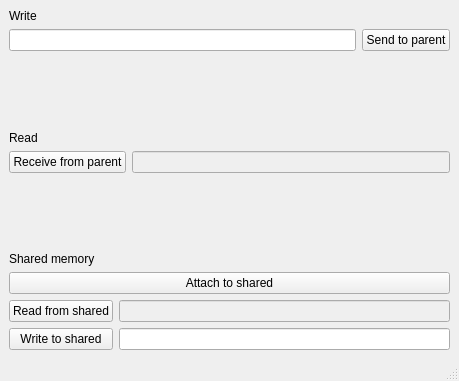
<?xml version="1.0" encoding="UTF-8"?>
<ui version="4.0">
 <class>MainWindow</class>
 <widget class="QMainWindow" name="MainWindow">
  <property name="geometry">
   <rect>
    <x>0</x>
    <y>0</y>
    <width>459</width>
    <height>381</height>
   </rect>
  </property>
  <property name="windowTitle">
   <string>MainWindow</string>
  </property>
  <widget class="QWidget" name="centralwidget">
   <layout class="QVBoxLayout" name="verticalLayout_6">
    <item>
     <layout class="QVBoxLayout" name="verticalLayout_5">
      <item>
       <widget class="QLabel" name="label">
        <property name="maximumSize">
         <size>
          <width>16777215</width>
          <height>20</height>
         </size>
        </property>
        <property name="text">
         <string>Write</string>
        </property>
       </widget>
      </item>
      <item>
       <layout class="QHBoxLayout" name="horizontalLayout_3">
        <item>
         <widget class="QLineEdit" name="le_msgTo"/>
        </item>
        <item>
         <widget class="QPushButton" name="pb_send">
          <property name="text">
           <string>Send to parent</string>
          </property>
         </widget>
        </item>
       </layout>
      </item>
     </layout>
    </item>
    <item>
     <spacer name="verticalSpacer_2">
      <property name="orientation">
       <enum>Qt::Vertical</enum>
      </property>
      <property name="sizeHint" stdset="0">
       <size>
        <width>20</width>
        <height>47</height>
       </size>
      </property>
     </spacer>
    </item>
    <item>
     <layout class="QVBoxLayout" name="verticalLayout_4">
      <item>
       <widget class="QLabel" name="label_2">
        <property name="maximumSize">
         <size>
          <width>16777215</width>
          <height>20</height>
         </size>
        </property>
        <property name="text">
         <string>Read</string>
        </property>
       </widget>
      </item>
      <item>
       <layout class="QHBoxLayout" name="horizontalLayout_2">
        <item>
         <widget class="QPushButton" name="pb_receive">
          <property name="text">
           <string>Receive from parent</string>
          </property>
         </widget>
        </item>
        <item>
         <widget class="QLineEdit" name="le_msgFrom">
          <property name="enabled">
           <bool>false</bool>
          </property>
         </widget>
        </item>
       </layout>
      </item>
     </layout>
    </item>
    <item>
     <spacer name="verticalSpacer">
      <property name="orientation">
       <enum>Qt::Vertical</enum>
      </property>
      <property name="sizeHint" stdset="0">
       <size>
        <width>20</width>
        <height>47</height>
       </size>
      </property>
     </spacer>
    </item>
    <item>
     <layout class="QVBoxLayout" name="verticalLayout_3">
      <item>
       <widget class="QLabel" name="label_3">
        <property name="maximumSize">
         <size>
          <width>16777215</width>
          <height>20</height>
         </size>
        </property>
        <property name="text">
         <string>Shared memory</string>
        </property>
       </widget>
      </item>
      <item>
       <widget class="QPushButton" name="pb_attach">
        <property name="text">
         <string>Attach to shared</string>
        </property>
       </widget>
      </item>
      <item>
       <layout class="QHBoxLayout" name="horizontalLayout">
        <item>
         <layout class="QVBoxLayout" name="verticalLayout_2">
          <item>
           <widget class="QPushButton" name="pb_readShared">
            <property name="text">
             <string>Read from shared</string>
            </property>
           </widget>
          </item>
          <item>
           <widget class="QPushButton" name="pb_writeShared">
            <property name="text">
             <string>Write to shared</string>
            </property>
           </widget>
          </item>
         </layout>
        </item>
        <item>
         <layout class="QVBoxLayout" name="verticalLayout">
          <item>
           <widget class="QLineEdit" name="le_readShared">
            <property name="enabled">
             <bool>false</bool>
            </property>
           </widget>
          </item>
          <item>
           <widget class="QLineEdit" name="le_writeShared"/>
          </item>
         </layout>
        </item>
       </layout>
      </item>
     </layout>
    </item>
   </layout>
  </widget>
  <widget class="QMenuBar" name="menubar">
   <property name="geometry">
    <rect>
     <x>0</x>
     <y>0</y>
     <width>459</width>
     <height>21</height>
    </rect>
   </property>
  </widget>
  <widget class="QStatusBar" name="statusbar"/>
 </widget>
 <resources/>
 <connections/>
</ui>
